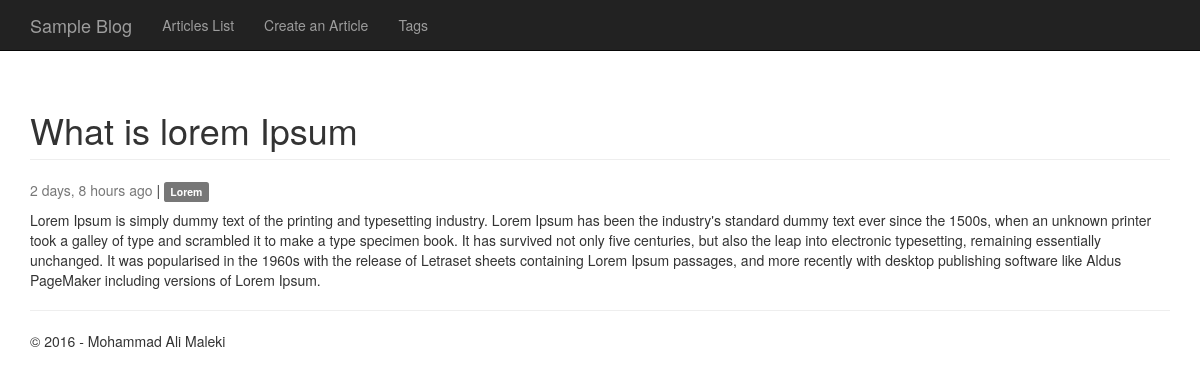
/what-is-lorem-ipsum/, run on the app's committed database.
### articles/models.py (models this page shows, shortened)
class Article(models.Model):
    tags = models.ManyToManyField(Tag, null=False, blank=False)
    title = models.CharField(max_length=120)
    slug = AutoSlugField(populate_from='title', unique=True)
    content = models.TextField()
    published_date = models.DateTimeField('date published', default=timezone.now())
    timestamp = models.DateTimeField(auto_now_add=True)
    class Meta:
        ordering = ['-published_date']

class Tag(models.Model):
    title = models.CharField(max_length=50, unique=True)
    def __unicode__(self):
        return self.title

### articles/views.py (the view)
# urls.py: url(r'^(?P<slug>[-\w]+)/$', views.ArticleDetailView.as_view(), name='detail'),
class ArticleDetailView(DetailView, ArticleModel):
    def get_context_data(self, **kwargs):
        context = super(ArticleDetailView, self).get_context_data(**kwargs)
        context['article'] = get_object_or_404(Article, slug=self.kwargs.get('slug', None))
        return context

### articles/templates/articles/article_detail.html
{% extends 'base.html' %}
{% load humanize %}
{% block content %}
    <h1 class="page-header">{{ article.title }}</h1>
    <div class="article-body">
        <p>
            <span class="text-muted">{{ article.published_date|timesince }} ago</span> |
            {% if article.tags %}
                {% for tag in article.tags.all %}
                    <span class="label label-default">{{ tag }}</span>
                {% endfor %}
            {% endif %}
        </p>
        {{ article.content }}
    </div>
{% endblock %}

### articles/static/articles/css/style.css (style rules this page uses)
body { padding-top: 70px; }

### data on the page
Article: title "What is lorem Ipsum", published_date "2 days, 8 hours", content "Lorem Ipsum is simply dummy text of the printing and typesetting industry. Lorem Ipsum has been the industry's standard dummy text ever since the 1500s, when an unknown printer took a galley of type and scrambled it to make a type specimen book. It has survived not only five centuries, but also the leap into electronic typesetting, remaining essentially unchanged. It was popularised in the 1960s with the release of Letraset sheets containing Lorem Ipsum passages, and more recently with desktop publishing software like Aldus PageMaker including versions of Lorem Ipsum."
Tag: title "Lorem"
